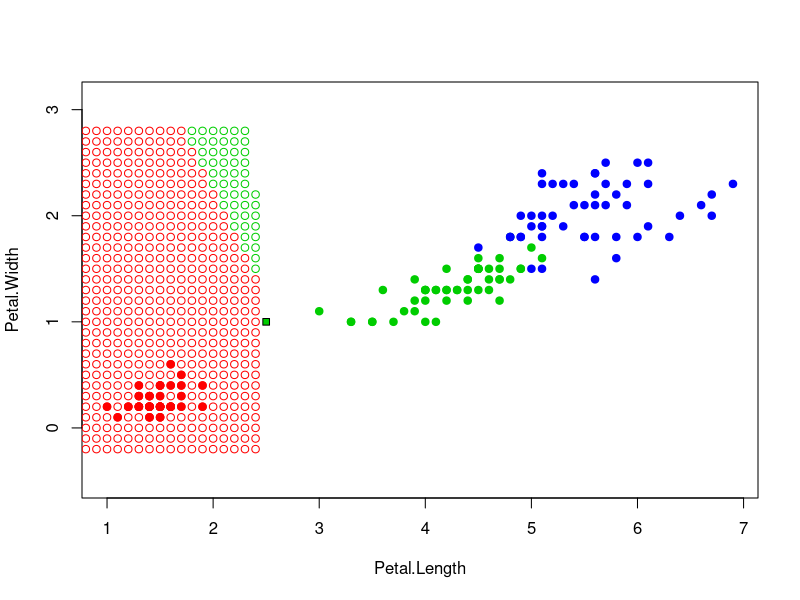

Recreate this plot in R. (Note: a time limit stopped this script after it produced the figure.)
euclideanDistance <- function(u, v)
{
  sqrt(sum((u - v)^2))
}

sortObjectsByDist <- function(xl, z, metricFunction =
                                euclideanDistance)
{
  l <- dim(xl)[1]
  n <- dim(xl)[2] - 1
  distances <- matrix(NA, l, 2)
  for (i in 1:l)
  {
    distances[i, ] <- c(i, metricFunction(xl[i, 1:n], z))
  }
  
  orderedXl <- xl[order(distances[, 2]), ]
  return (orderedXl);
}

kNN <- function(xl, z, k)
{
  orderedXl <- sortObjectsByDist(xl, z)
  n <- dim(orderedXl)[2] - 1
  classes <- orderedXl[1:k, n + 1]
  counts <- table(classes)
  class <- names(which.max(counts))
  return (class)
}

colors <- c("setosa" = "red", "versicolor" = "green3",
            "virginica" = "blue")
plot(iris[, 3:4], pch = 21, bg = colors[iris$Species], col = colors[iris$Species], asp = 1)
z <- c(2.5, 1) 
xl <- iris[, 3:5] 
class <- kNN(xl, z, k=5)
points(z[1], z[2], pch = 22, bg = colors[class], asp = 1)

x<-0.8
while(x<7) 
{
    y<--0.2
    while (y<2.9) 
    {
      z<-c(x,y)  
      class <- kNN(xl, z, k=6)

      points(z[1], z[2], pch = 21, col = colors[class])
      y<-y+0.1
    }
    x<-x+0.1
}
